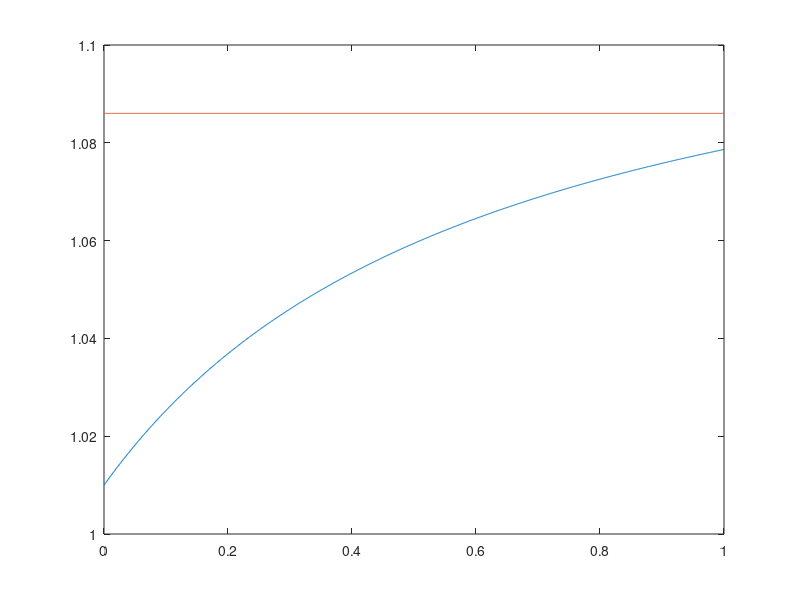

Write MATLAB code to recreate this figure.
gG=1.00;        ...prob. pays off if good
gB=0.30;        ...prob. pays off if bad
y=3;            ...output
D=1;            ...investment size
r=1.01;         ...risk free rate
g1=0.4;         ...Pr(A|G)=g1+(g2+g3)pi
g2=0.6;         ...Pr(B|G)=g2(1-pi)
g3=0;           ...Pr(C|G)=g3(1-pi)
b1=0.1;         ...Pr(A|L)=(b2+b3)pi
b2=g2;          ...Pr(B|L)=b2(1-pi)
b3=0.3;         ...Pr(C|L)=b1+b3(1-pi)
alf=3;          ...c(pi)=1/alpha * pi^alpha

l=0.5
w=0.9

pi=0:0.001:1;
lp=length(pi);

%omega cutoffs and interest rates
% wbar=zeros(3,2,lp);
% wbar(2,1,:)=-(1-l)*(y*gB-D*r)/(l*(y*gG-D*r)-(1-l)*(y*gB-D*r));
% wbar(2,2,:)=l*(y*gG-D*r)/(l*(y*gG-D*r)-(1-l)*(y*gB-D*r));
R=zeros(3,2,lp);
R(2,1,:)=r*(w*l+(1-w)*(1-l))/(w*l*gG+(1-w)*(1-l)*gB);
R(2,2,:)=r*((1-w)*l+w*(1-l))/((1-w)*l*gG+w*(1-l)*gB);
for i=1:lp
%     wbar(1,1,i)=-(1-l)*b3*(1-pi(i))*(y*gB-D*r)/(l*(g1+(g2+g3)*pi(i))*(y*gG-D*r)-(1-l)*(b1+(b2+b3)*pi(i))*(y*gB-D*r));
%     wbar(3,1,i)=-(1-l)*(b1+(b2+b3)*pi(i))*(y*gB-D*r)/(l*g3*(1-pi(i))*(y*gG-D*r)-(1-l)*(b1+(b2+b3)*pi(i))*(y*gB-D*r));
%     wbar(1,2,i)=l*(g1+(g2+g3)*pi(i))*(y*gG-D*r)/(l*(g1+(g2+g3)*pi(i))*(y*gG-D*r)-(1-l)*b3*(1-pi(i))*(y*gB-D*r));
%     wbar(3,2,i)=l*g3*(1-pi(i))*(y*gG-D*r)/(l*g3*(1-pi(i))*(y*gG-D*r)-(1-l)*(b1+(b2+b3)*pi(i))*(y*gB-D*r));
    R(1,1,i)=r*(w*l*(g1+(g2+g3)*pi(i))+(1-w)*(1-l)*(b2+b3)*pi(i))/(w*l*(g1+(g2+g3)*pi(i))*gG+(1-w)*(1-l)*(b2+b3)*pi(i)*gB);
    R(3,1,i)=r*(w*l*g3*(1-pi(i))+(1-w)*(1-l)*(b1+b3*(1-pi(i))))/(w*l*g3*(1-pi(i))*gG+(1-w)*(1-l)*(b1+b3*(1-pi(i)))*gB);
    R(1,2,i)=r*((1-w)*l*(g1+(g2+g3)*pi(i))+w*(1-l)*(b2+b3)*pi(i))/((1-w)*l*(g1+(g2+g3)*pi(i))*gG+w*(1-l)*(b2+b3)*pi(i)*gB);
    R(3,2,i)=r*((1-w)*l*g3*(1-pi(i))+w*(1-l)*(b1+b3*(1-pi(i))))/((1-w)*l*g3*(1-pi(i))*gG+w*(1-l)*(b1+b3*(1-pi(i)))*gB);
end

%pi cutoffs
% phat=zeros(3,2);
% phat(1,1)=-(w*l*g1*(y*gG-D*r)+(1-w)*(1-l)*b3*(y*gB-D*r))/(w*l*(g2+g3)*(y*gG-D*r)+(1-w)*(1-l)*(-b3)*(y*gB-D*r));
% phat(3,1)=-(w*l*g3*(y*gG-D*r)+(1-w)*(1-l)*b1*(y*gB-D*r))/(w*l*(-g3)*(y*gG-D*r)+(1-w)*(1-l)*(b2+b3)*(y*gB-D*r));
% phat(1,2)=-((1-w)*l*g1*(y*gG-D*r)+w*(1-l)*b3*(y*gB-D*r))/((1-w)*l*(g2+g3)*(y*gG-D*r)+w*(1-l)*(-b3)*(y*gB-D*r));
% phat(3,2)=-((1-w)*l*g3*(y*gG-D*r)+w*(1-l)*b1*(y*gB-D*r))/((1-w)*l*(-g3)*(y*gG-D*r)+w*(1-l)*(b2+b3)*(y*gB-D*r));


%individual terms of marginal benefit function
Hx=zeros(3,lp);
Lx=zeros(3,lp);
for i=1:lp
    Hx(1,i)=((w*l*(g2+g3)*gG+(1-w)*(1-l)*(-b3)*gB)/(w*l+(1-w)*(1-l)))*(y-D*R(1,1,i));
    Hx(2,i)=((w*l*(-g2)*gG+(1-w)*(1-l)*(-b2)*gB)/(w*l+(1-w)*(1-l)))*(y-D*R(2,1,1));
    Hx(3,i)=((w*l*(-g3)*gG+(1-w)*(1-l)*(b2+b3)*gB)/(w*l+(1-w)*(1-l)))*(y-D*R(3,1,i));
    Lx(1,i)=(((1-w)*l*(g2+g3)*gG+w*(1-l)*(-b3)*gB)/((1-w)*l+w*(1-l)))*(y-D*R(1,2,i));
    Lx(2,i)=(((1-w)*l*(-g2)*gG+w*(1-l)*(-b2)*gB)/((1-w)*l+w*(1-l)))*(y-D*R(2,2,1));
    Lx(3,i)=(((1-w)*l*(-g3)*gG+w*(1-l)*(b2+b3)*gB)/((1-w)*l+w*(1-l)))*(y-D*R(3,2,i));
end

%check conditions to construct marginal benefit function
%omega > cutoff for H, omega < cutoff for L
%pi > cutoff for A, pi < cutoff for C
xH=zeros(1,lp);
xL=zeros(1,lp);
for i=1:lp
    %High
    if y-D*R(1,1,i)>0,    ...A?
        xH(i)=Hx(1,i);  end
    if y-D*R(2,1,i)>0,    ...B?
        xH(i)=xH(i)+Hx(2,i); end
    if y-D*R(3,1,i)>0,    ...C?
        xH(i)=xH(i)+Hx(3,i); end
    %Low
    if y-D*R(1,2,i)>0,    ...A?
        xL(i)=Lx(1,i);  end
    if y-D*R(2,2,i)>0,    ...B?
        xL(i)=xL(i)+Lx(2,i); end
    if y-D*R(3,2,i)>0,    ...C?
        xL(i)=xL(i)+Lx(3,i); end
end
    
%firm's optimal pi
piH=zeros(1,lp);
piL=zeros(1,lp);
for i=1:lp
%     piH(i)=1-xH(i)^(-0.5);
%     piL(i)=1-xL(i)^(-0.5);
    piH(i)=xH(i)^(1/(alf-1));
    piL(i)=xL(i)^(1/(alf-1));
    if xH(i)<0, piH(i)=0; end
    if xL(i)<0, piL(i)=0; end
    if xH(i)>1, piH(i)=1; end
    if xL(i)>1, piL(i)=1; end
end
[~,eqH]=min(abs(piH-pi));
piHeq=pi(eqH);
[~,eqL]=min(abs(piL-pi));
piLeq=pi(eqL);

Rah=R(1,1,eqH); Rbh=R(2,1,eqH); Rch=R(3,1,eqH);
Ral=R(1,1,eqL); Rbl=R(2,1,eqL); Rcl=R(3,1,eqL);

% disp(['pi cutoff for A,H:    ' num2str(phat(1,1))])
% disp(['pi cutoff for C,H:    ' num2str(phat(3,1))])
% disp(['pi cutoff for A,L:    ' num2str(phat(1,2))])
% disp(['pi cutoff for C,L:    ' num2str(phat(3,2))])
% disp(['omega cutoff for B,H: ' num2str(wbar(2,1,1))])
% disp(['omega cutoff for B,L: ' num2str(wbar(2,2,1))])
% disp(['Eq. pi for H: ' num2str(piHeq)])
% disp(['Eq. pi for L: ' num2str(piLeq)])

% hold on
% figure(1)
% plot(pi,pi,pi,piH)
% text(0.82,0.78,'$\pi^{*}=\hat{\pi}$',...
%                 'HorizontalAlignment','left',...
%                 'interpreter','latex',...
%                 'FontSize',16)
% if phat(1,1)>0 && phat(1,1)<1, line([phat(1,1) phat(1,1)],[0 1],'LineStyle','--'), end
% if phat(3,1)>0 && phat(3,1)<1, line([phat(3,1) phat(3,1)],[0 1],'LineStyle','-.'), end
% set(gca,'YLim',[0 1])

% figure(2)
% plot(pi,pi,pi,piL)
% text(0.82,0.78,'$\pi^{*}=\hat{\pi}$',...
%                 'HorizontalAlignment','left',...
%                 'interpreter','latex',...
%                 'FontSize',16)
% if phat(1,2)>0 && phat(1,2)<1, line([phat(1,2) phat(1,2)],[0 1],'LineStyle','--'), end
% if phat(3,2)>0 && phat(3,2)<1, line([phat(3,2) phat(3,2)],[0 1],'LineStyle','-.'), end
% set(gca,'YLim',[0 1])

plot(pi,squeeze(R(1,1,:))',pi,squeeze(R(2,1,:))')